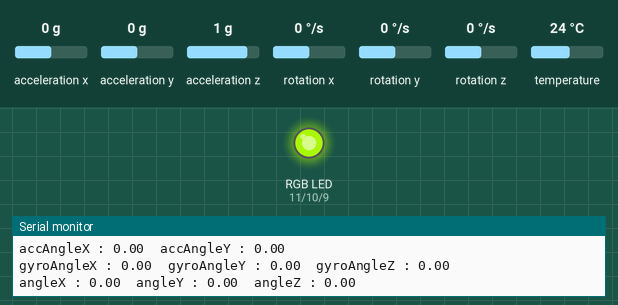
Recording of a sketch running on a simulated Arduino Uno, built with avr-gcc and run on an emulated ATmega328P. On the bench: an RGB LED mixed from three pins (HIGH = lit), the last lines printed to the serial monitor. The inputs (shaded band) are chosen by the test bench; at power-on: acceleration x 0 g, rotation x 0 °/s, acceleration y 0 g, rotation y 0 °/s, acceleration z 1 g, rotation z 0 °/s, temperature 24 °C. Dim RGB values are drawn brighter than linear; random numbers use the default seed unless the sketch sets one.

Above: at 4.25 s.
4.3 s: acceleration x set to -1.4 g
At 5.05 s:
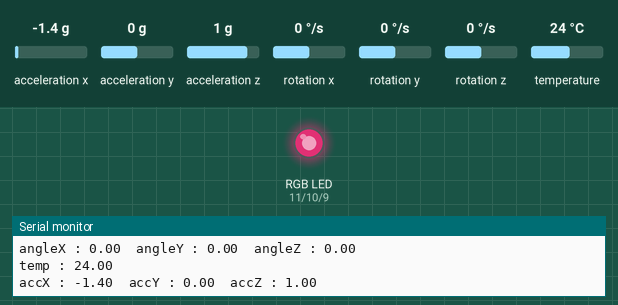
7.8 s: rotation x set to 100 °/s
At 9.1 s:
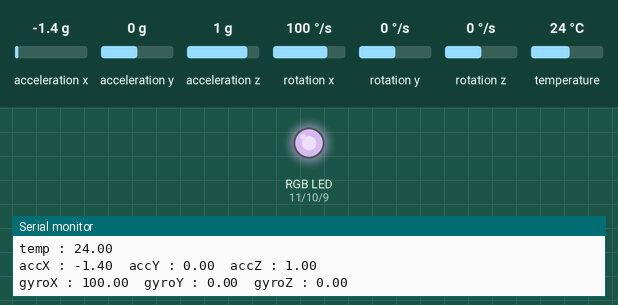
11.3 s: acceleration y set to -1.4 g
At 14.05 s:
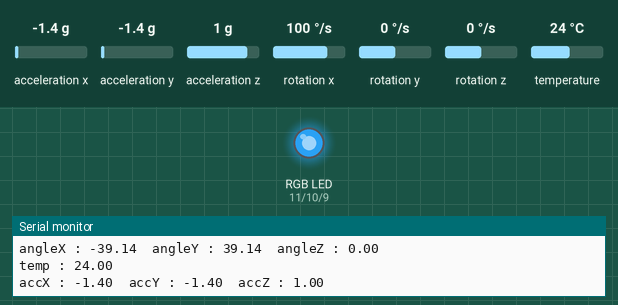
14.8 s: rotation y set to 100 °/s
At 18.05 s:
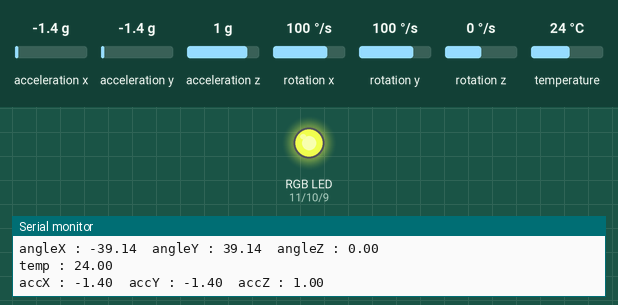
18.5 s: acceleration z set to -1.4 g
22.0 s: rotation x set to -192 °/s
Timing chart, 0 to 29.7 s (numbered marks = the images above; inputs shaded):
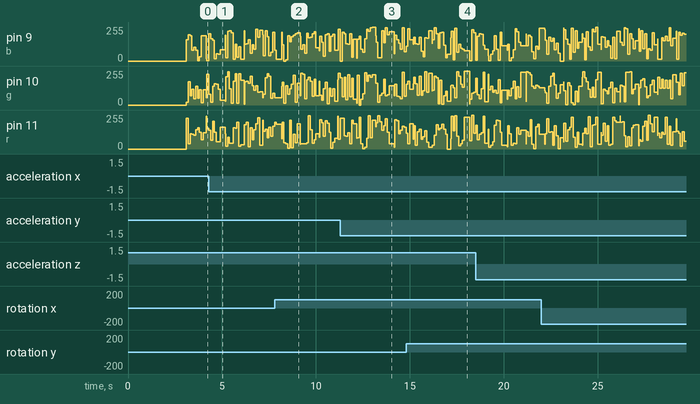

The sketch:

mpu-6050_test.ino
```cpp
#include <AsyncTimer.h>
AsyncTimer gyro;
AsyncTimer rgb;

#include <MPU6050_tockn.h>
#include <Wire.h>

MPU6050 mpu6050(Wire);

const byte r = 11;
const byte g = 10;
const byte b = 9;

void randomRGB()
{
  analogWrite(r, random(0, 255));
  analogWrite(g, random(0, 255));
  analogWrite(b, random(0, 255));
}

void gyroData()
{
  mpu6050.update();

  Serial.println("");
  Serial.print("temp : ");Serial.println(mpu6050.getTemp());
  Serial.print("accX : ");Serial.print(mpu6050.getAccX());
  Serial.print("\taccY : ");Serial.print(mpu6050.getAccY());
  Serial.print("\taccZ : ");Serial.println(mpu6050.getAccZ());

  Serial.print("gyroX : ");Serial.print(mpu6050.getGyroX());
  Serial.print("\tgyroY : ");Serial.print(mpu6050.getGyroY());
  Serial.print("\tgyroZ : ");Serial.println(mpu6050.getGyroZ());

  Serial.print("accAngleX : ");Serial.print(mpu6050.getAccAngleX());
  Serial.print("\taccAngleY : ");Serial.println(mpu6050.getAccAngleY());

  Serial.print("gyroAngleX : ");Serial.print(mpu6050.getGyroAngleX());
  Serial.print("\tgyroAngleY : ");Serial.print(mpu6050.getGyroAngleY());
  Serial.print("\tgyroAngleZ : ");Serial.println(mpu6050.getGyroAngleZ());

  Serial.print("angleX : ");Serial.print(mpu6050.getAngleX());
  Serial.print("\tangleY : ");Serial.print(mpu6050.getAngleY());
  Serial.print("\tangleZ : ");Serial.println(mpu6050.getAngleZ());
}

void setup()
{
  Serial.begin(9600);

  Wire.begin();
  mpu6050.begin();
  mpu6050.calcGyroOffsets(true);

  pinMode(11, OUTPUT);
  pinMode(10, OUTPUT);
  pinMode(9, OUTPUT);

  rgb.setInterval([]()
                      {
                       randomRGB();
                       }, 100);

  gyro.setInterval([]()
                      {
                       gyroData();
                       }, 1000);
}

void loop()
{
  rgb.handle();
  gyro.handle();
}
```
